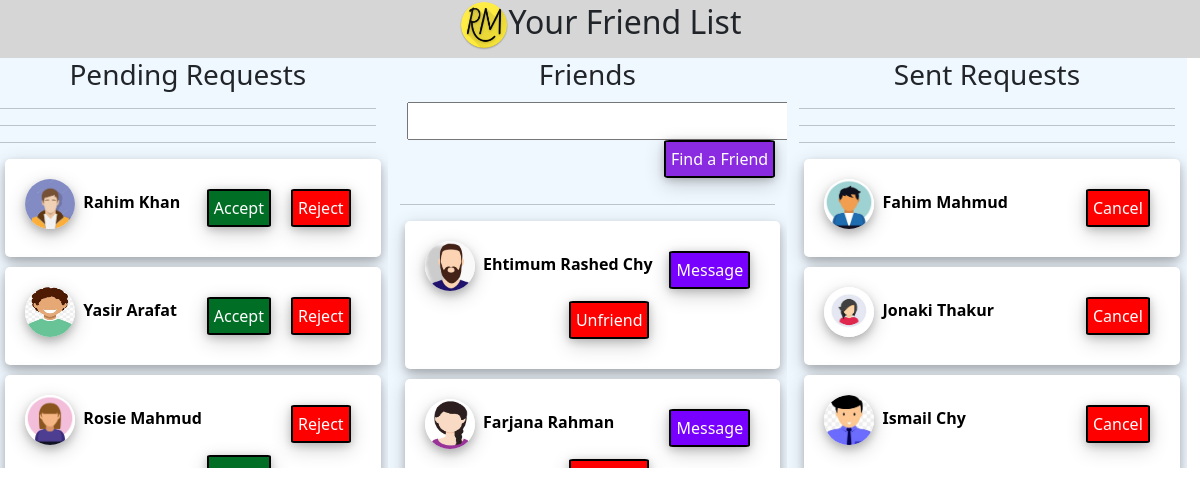
The app's page /friend_list.php (signed in) with its own data.
### tables this page shows
CREATE TABLE `users` (
  `fname` varchar(150) DEFAULT NULL,
  `lname` varchar(150) DEFAULT NULL,
  `uname` varchar(150) DEFAULT NULL,
  `email` varchar(150) DEFAULT NULL,
  `phone` varchar(150) DEFAULT NULL,
  `job` varchar(150) DEFAULT NULL,
  `about` varchar(500) DEFAULT NULL,
  `pass` varchar(150) DEFAULT NULL,
  `id` int(11) NOT NULL,
  `verified` varchar(20) DEFAULT NULL,
  `flag` int(11) DEFAULT 0,
  `content_count` int(11) DEFAULT 0,
  `pro_pic` varchar(500) DEFAULT NULL,
  `temp_id` varchar(50) DEFAULT NULL,
  `date_of_birth` varchar(100) DEFAULT NULL,
  `religion` varchar(100) DEFAULT NULL,
  `language` varchar(100) DEFAULT NULL,
  `relation` varchar(100) DEFAULT NULL,
  `blood` varchar(100) DEFAULT NULL,
  `nation` varchar(100) DEFAULT NULL,
  `address` varchar(100) DEFAULT NULL,
  `gender` varchar(50) DEFAULT NULL,
  `politics` varchar(50) DEFAULT NULL,
  `sports` varchar(400) DEFAULT NULL,
  `hobby` varchar(400) DEFAULT NULL,
  `temp_id2` varchar(50) DEFAULT NULL,
  `status` varchar(50) DEFAULT NULL,
  `s_verified` varchar(50) DEFAULT NULL
);

### friend_list.php (the view, shortened to what this page needs)
<?php
$uid = -99;
if (isset($_SESSION["logid"])) {
    $uid = $_SESSION['logid'];
} else {
    header('Location: logreg.php');
}
class create_friendlist
{
    public $class_con;
    function get_con()
    {
        include('include/connection.php');
        $this->class_con = $con;
    }
    function check_friendlist($lid, $pid)
    {
        $return_value = false;
        $fsql = "SELECT * FROM friend_list WHERE sid = '$lid' AND rid = '$pid' AND stat = 'a'";
        $fresult = mysqli_query($this->class_con, $fsql);
        $fcount = mysqli_num_rows($fresult);
        if ($fcount > 0) {
            $return_value = true;
        }
        $f2sql = "SELECT * FROM friend_list WHERE sid = '$pid' AND rid = '$lid' AND stat = 'a'";
        $f2result = mysqli_query($this->class_con, $f2sql);
        $f2count = mysqli_num_rows($f2result);
        if ($f2count > 0) {
            $return_value = true;
        }
        return $return_value;
    }
    function get_author_propic($aid)
    {
        $apic = "ext-files/user/default.jpg";
        $asql = "SELECT * FROM users WHERE id = '$aid'";
        $ares = mysqli_query($this->class_con, $asql);
        while ($class_arow = mysqli_fetch_assoc($ares)) {
            if (!(empty($class_arow['pro_pic']))) {
                $apic = "ext-files/user/" . $class_arow['pro_pic'];
            }
        }
        return $apic;
    }
    function generate($uid)
    {
        $slq_pro = "SELECT * FROM users";
        $class_result_pro = mysqli_query($this->class_con, $slq_pro);
        while ($class_row_pro = mysqli_fetch_assoc($class_result_pro)) {
            $propicid = $class_row_pro['id'];
            $show_or_not = $this->check_friendlist($uid, $propicid);
            $propic_link_prores = $this->get_author_propic($propicid);
            $dg2 = "Remove Friend?";
            if ($show_or_not) {
                echo '<div class="card-main">
                <a title="View User Profile" class="unformatted-link homepage-poster-name" href="view_user.php?uid=' . $class_row_pro['id'] . '">
                    <img class="profile-pic-home-post" src="' . $propic_link_prores . '">
                &nbsp' . $class_row_pro['fname'] . ' ' . $class_row_pro['lname'] . '</a>
                <a href="chat/chatbox.php?user_id=' . $propicid . '" style="float:right;" class="msg-btn">Message</a>
                <a onclick="if (confirm(' . $dg2 . ')){return true;}else{event.stopPropagation(); event.preventDefault();};"
                href="subdir/friendop.php?sid=' . $propicid . '&rid=' . $uid . '&op=rem&getback=friends" style="float:right;" class="cancel-btn">Unfriend</a>
                            </div>';
            }
        }
    }
}
class create_requestlist
{
    public $class_con;
    function get_con()
    {
        include('include/connection.php');
        $this->class_con = $con;
    }
    function check_friendlist($lid, $pid)
    {
        $return_value = false;
        $fsql = "SELECT * FROM friend_list WHERE rid = '$lid' AND sid = '$pid' AND stat = 'r'";
        $fresult = mysqli_query($this->class_con, $fsql);
        $fcount = mysqli_num_rows($fresult);
        if ($fcount > 0) {
            $return_value = true;
        }
        return $return_value;
    }
    function get_author_propic($aid)
    {
        $apic = "ext-files/user/default.jpg";
        $asql = "SELECT * FROM users WHERE id = '$aid'";
        $ares = mysqli_query($this->class_con, $asql);
        while ($class_arow = mysqli_fetch_assoc($ares)) {
            if (!(empty($class_arow['pro_pic']))) {
                $apic = "ext-files/user/" . $class_arow['pro_pic'];
            }
        }
        return $apic;
    }
    function generate($uid)
    {
        $slq_pro = "SELECT * FROM users";
        $class_result_pro = mysqli_query($this->class_con, $slq_pro);
        while ($class_row_pro = mysqli_fetch_assoc($class_result_pro)) {
            $propicid = $class_row_pro['id'];
            $show_or_not = $this->check_friendlist($uid, $propicid);
            $propic_link_prores = $this->get_author_propic($propicid);
            $dg1 = "'Accept Friend Request?'";
            $dg2 = "'Reject Friend Request?'";
            if ($show_or_not) {
                echo '<div class="card-main">
                <a title="View User Profile" class="unformatted-link homepage-poster-name" href="view_user.php?uid=' . $class_row_pro['id'] . '">
                    <img class="profile-pic-home-post" src="' . $propic_link_prores . '">
                &nbsp' . $class_row_pro['fname'] . ' ' . $class_row_pro['lname'] . '</a>
                <a onclick="if (confirm(' . $dg2 . ')){return true;}else{event.stopPropagation(); event.preventDefault();};"
                href="subdir/friendop.php?sid=' . $propicid . '&rid=' . $uid . '&op=reject&getback=friends" style="float:right;" class="cancel-btn">Reject</a>
                <a onclick="if (confirm(' . $dg1 . ')){return true;}else{event.stopPropagation(); event.preventDefault();};"
                 href="subdir/friendop.php?sid=' . $propicid . '&rid=' . $uid . '&op=acc&getback=friends" style="float:right;" class="accept-btn">Accept</a>
            </div>';
            }
        }
    }
}
class create_sentlist
{
    public $class_con;
    function get_con()
    {
        include('include/connection.php');
        $this->class_con = $con;
    }
    function check_friendlist($lid, $pid)
    {
        $return_value = false;
        $fsql = "SELECT * FROM friend_list WHERE sid = '$lid' AND rid = '$pid' AND stat = 'r'";
        $fresult = mysqli_query($this->class_con, $fsql);
        $fcount = mysqli_num_rows($fresult);
        if ($fcount > 0) {
            $return_value = true;
        }
        return $return_value;
    }
    function get_author_propic($aid)
    {
        $apic = "ext-files/user/default.jpg";
        $asql = "SELECT * FROM users WHERE id = '$aid'";
        $ares = mysqli_query($this->class_con, $asql);
        while ($class_arow = mysqli_fetch_assoc($ares)) {
            if (!(empty($class_arow['pro_pic']))) {
                $apic = "ext-files/user/" . $class_arow['pro_pic'];
            }
        }
        return $apic;
    }
    function generate($uid)
    {
        $slq_pro = "SELECT * FROM users";
        $class_result_pro = mysqli_query($this->class_con, $slq_pro);
        while ($class_row_pro = mysqli_fetch_assoc($class_result_pro)) {
            $propicid = $class_row_pro['id'];
            $show_or_not = $this->check_friendlist($uid, $propicid);
            $propic_link_prores = $this->get_author_propic($propicid);
            $dg2 = "Cancel Sent Request?";
            if ($show_or_not) {
                echo '<div class="card-main">
                <a title="View User Profile" class="unformatted-link homepage-poster-name" href="view_user.php?uid=' . $class_row_pro['id'] . '">
                    <img class="profile-pic-home-post" src="' . $propic_link_prores . '">
                &nbsp' . $class_row_pro['fname'] . ' ' . $class_row_pro['lname'] . '</a>
                <a onclick="if (confirm(' . $dg2 . ')){return true;}else{event.stopPropagation(); event.preventDefault();};"
                href="subdir/friendop.php?rid=' . $propicid . '&sid=' . $uid . '&op=canc&getback=friends" style="float:right;" class="cancel-btn">Cancel</a>
                            </div>';
            }
        }
    }
}
?>
<!DOCTYPE html>
<html lang="en">
<head>
    <link rel="stylesheet" href="assets/fontawesome/css/all.css">
    <link rel="stylesheet" href="assets/bootstrap/css/bootstrap.min.css">
    <link rel="stylesheet" href="css/style.css?v=<?php echo time(); ?>">
</head>
<body>
    <div style="background-color: rgb(214, 214, 214);">
        <div class="row">
            <div class="col-sm-12" style="text-align:center;">
                <h2><a href="index.php"><img src="files/logo/rm.png" height="50px" width="50px"></a>Your Friend List</h2>
            </div>
        </div>
    </div>
    <div class="row" style="background-color:aliceblue; width: 99.9%;">
        <div class="col-sm-4 home1 hide-in-mobile" style="overflow-y:scroll;" id="home1">
            <h3 style="text-align:center;">Pending Requests</h3>
            <hr>
            <hr>
            <hr>
            <?php
            $gen = new create_requestlist();
            $gen->get_con();
            $gen->generate($uid);
            ?>
        </div>
        <div class="col-sm-4" style="overflow-y:scroll;" id="home2">
            <h3 style="text-align:center;">Friends</h3>
            <div class="find-friend" style="text-align: center; margin-top: 10px;">
                <form id=f1 name="f1" action="" onSubmit="if(this.t1.value!=null && this.t1.value!='')findString(this.t1.value);return false">
                    <input type="text" id="t1" name="t1" value="" size=36 style="padding:5px; float:left; margin-left: 7px;">
                    <input class="accept-btn" style="background-color:blueviolet;float:right; margin-top: 0px; margin-right: 0px;" type="submit" name="b1" value="Find a Friend">
                </form>
            </div>
            <br>
            <br>
            <hr>
            <?php
            $gen = new create_friendlist();
            $gen->get_con();
            $gen->generate($uid);
            ?>
        </div>
        <div class="col-sm-4 hide-in-mobile" style="overflow-y:scroll;" id="home3">
            <h3 style="text-align:center;">Sent Requests</h3>
            <hr>
            <hr>
            <hr>
            <?php
            $gen = new create_sentlist();
            $gen->get_con();
            $gen->generate($uid);
            ?>
        </div>
    </div>
</body>
</html>

### css/style.css (style rules this page uses)
:root { --transition-speed: 600ms; }
.unformatted-link { text-decoration: none; color: black; }
* { scrollbar-width: thin; scrollbar-color: #3d3f28 #faffaf; }
.card-main { width: 100%; overflow: hidden; background-color: rgb(255, 255, 255); border-radius: 5px; margin-top: 10px; margin-left: 5px; margin-bottom: 5px; padding: 20px; box-shadow: 0 4px 8px 0 rgba(0, 0, 0, 0.2), 0 6px 20px 0 rgba(0, 0, 0, 0.19); }
.profile-pic-home-post { border-radius: 50px; height: 50px; width: 50px; box-shadow: 0 4px 8px 0 rgba(0, 0, 0, 0.2), 0 6px 20px 0 rgba(0, 0, 0, 0.19); }
.homepage-poster-name { font-weight: bold; }
.cancel-btn { border-radius: 5%; border: 2px solid black; text-decoration: none; margin-top: 10px; padding: 5px; margin: 10px; color: rgb(255, 255, 255); background-color: red; box-shadow: 0 2px 8px rgba(0, 0, 0, 0.2), 0 6px 20px 0 rgba(0, 0, 0, 0.19); }
.accept-btn { border-radius: 5%; border: 2px solid black; text-decoration: none; margin-top: 10px; padding: 5px; margin: 10px; color: rgb(255, 255, 255); background-color: rgb(0, 110, 37); box-shadow: 0 2px 8px rgba(0, 0, 0, 0.2), 0 6px 20px 0 rgba(0, 0, 0, 0.19); }
.msg-btn { border-radius: 5%; border: 2px solid black; text-decoration: none; margin-top: 10px; padding: 5px; margin: 10px; color: rgb(255, 255, 255); background-color: rgb(119, 0, 255); box-shadow: 0 2px 8px rgba(0, 0, 0, 0.2), 0 6px 20px 0 rgba(0, 0, 0, 0.19); }

### records on screen
users: id+pro_pic (picture), fname "Rahim", lname "Khan"
users: id+pro_pic (picture), fname "Yasir", lname "Arafat"
users: id+pro_pic (picture), fname "Rosie", lname "Mahmud"
users: id+pro_pic (picture), fname "Ehtimum Rashed", lname "Chy"
users: id+pro_pic (picture), fname "Farjana", lname "Rahman"
users: id+pro_pic (picture), fname "Fahim", lname "Mahmud"
users: id+pro_pic (picture), fname "Jonaki", lname "Thakur"
users: id+pro_pic (picture), fname "Ismail", lname "Chy"
